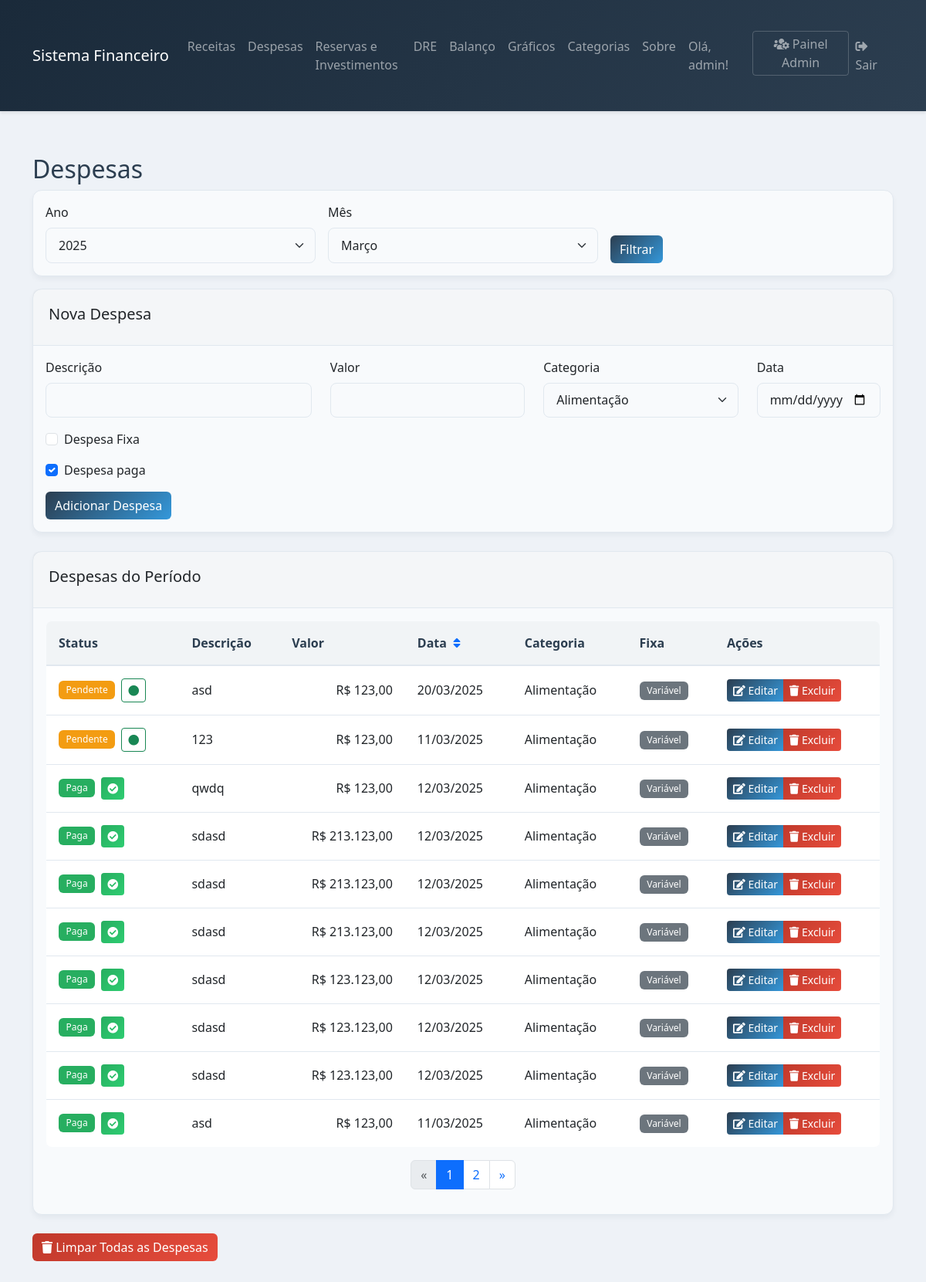
/despesas (signed in), run on the app's committed database.
### models.py (models this page shows, shortened)
class Usuario(db.Model):
    __tablename__ = 'usuario'
    id = db.Column(db.Integer, primary_key=True)
    username = db.Column(db.String(80), unique=True, nullable=False)
    senha_hash = db.Column(db.String(128))
    is_admin = db.Column(db.Boolean, default=False)
    despesas = db.relationship('Despesa', backref='usuario', lazy=True)
    receitas = db.relationship('Receita', backref='usuario', lazy=True)

class Despesa(db.Model):
    __tablename__ = 'despesas'
    id = db.Column(db.Integer, primary_key=True)
    descricao = db.Column(db.String(100), nullable=False)
    valor = db.Column(db.Float, nullable=False)
    data = db.Column(db.Date, nullable=False)
    categoria_id = db.Column(db.Integer, db.ForeignKey('categoria.id'), nullable=False)
    usuario_id = db.Column(db.Integer, db.ForeignKey('usuario.id'), nullable=False)
    fixa = db.Column(db.Boolean, default=False)
    pago = db.Column(db.Boolean, default=False)
    num_repeticoes = db.Column(db.Integer, default=12)
    categoria = db.relationship('Categoria', lazy=True)

class Categoria(db.Model):
    __tablename__ = 'categoria'
    id = db.Column(db.Integer, primary_key=True)
    nome = db.Column(db.String(50), nullable=False)
    tipo = db.Column(db.String(20), nullable=False)  # 'receita' ou 'despesa'

### app.py (the view, shortened to what this page needs)
@app.route('/despesas', methods=['GET', 'POST'])
@login_required
def despesas():
    usuario_id = Usuario.query.filter_by(username=session['usuario']).first().id
    hoje = date.today()
    if request.method == 'POST':
        ano = int(request.form.get('ano', hoje.year))
        mes = int(request.form.get('mes', hoje.month))
    else:
        ano_param = request.args.get('ano', '')
        mes_param = request.args.get('mes', '')
        ano = int(ano_param) if ano_param.strip() else hoje.year
        mes = int(mes_param) if mes_param.strip() else hoje.month
    inicio = date(ano, mes, 1)
    fim = inicio + relativedelta(months=1, days=-1)
    page = request.args.get('page', 1, type=int)
    per_page = 10  # Número de itens por página
    sort_by = request.args.get('sort_by', 'status')  # Padrão é ordenar por status (pendentes primeiro)
    categorias = Categoria.query.filter_by(tipo='despesa').all()
    query = Despesa.query.filter(
        Despesa.usuario_id == usuario_id,
        Despesa.data >= inicio,
        Despesa.data <= fim
    )
    if sort_by == 'data':
        query = query.order_by(Despesa.data.asc())  # Modificado para asc()
    else:  # status é o padrão
        query = query.order_by(Despesa.pago.asc(), Despesa.data.desc())
    despesas = query.paginate(page=page, per_page=per_page, error_out=False)
    return render_template('despesas.html',
                         despesas=despesas,
                         categorias=categorias,
                         anos=range(2024, hoje.year + 11),
                         meses=MESES,
                         mes_atual=mes,
                         ano_atual=ano,
                         hoje=hoje,
                         sort_by=sort_by)

### templates/despesas.html (shortened to what this page needs)
{% extends "base.html" %}
{% from 'componentes/paginacao.html' import render_pagination %}
{% block content %}
<div class="container mt-4">
    <h2>Despesas</h2>
    {% include 'componentes/filtro_periodo.html' %}
    <div class="card mb-4">
        <div class="card-header">
            <h5>Nova Despesa</h5>
        </div>
        <div class="card-body">
            <form method="POST">
                <div class="row">
                    <div class="col-md-4 mb-3">
                        <label for="descricao" class="form-label">Descrição</label>
                        <input type="text" class="form-control" id="descricao" name="descricao" required>
                    </div>
                    <div class="col-md-3 mb-3">
                        <label for="valor" class="form-label">Valor</label>
                        <input type="number" step="0.01" class="form-control" id="valor" name="valor" required>
                    </div>
                    <div class="col-md-3 mb-3">
                        <label for="categoria" class="form-label">Categoria</label>
                        <select class="form-select" id="categoria" name="categoria" required>
                            {% for categoria in categorias %}
                                <option value="{{ categoria.id }}">{{ categoria.nome }}</option>
                            {% endfor %}
                        </select>
                    </div>
                    <div class="col-md-2 mb-3">
                        <label for="data" class="form-label">Data</label>
                        <input type="date" class="form-control" id="data" name="data" required>
                    </div>
                </div>
                <div class="mb-3 form-check">
                    <input type="checkbox" class="form-check-input" id="fixa" name="fixa">
                    <label class="form-check-label" for="fixa">Despesa Fixa</label>
                </div>
                <div class="mb-3">
                    <div class="form-check">
                        <input type="checkbox" class="form-check-input" id="pago" name="pago" checked>
                        <label class="form-check-label" for="pago">Despesa paga</label>
                    </div>
                </div>
                <button type="submit" class="btn btn-primary">Adicionar Despesa</button>
            </form>
        </div>
    </div>
    <div class="card">
        <div class="card-header">
            <h5>Despesas do Período</h5>
        </div>
        <div class="card-body">
            <div class="table-responsive">
                <table class="table">
                    <thead>
                        <tr>
                            <th>Status</th>
                            <th>Descrição</th>
                            <th>Valor</th>
                            <th>
                                <div class="d-flex align-items-center">
                                    Data
                                    <a href="{{ url_for('despesas', sort_by='data' if sort_by != 'data' else 'status', ano=ano_atual, mes=mes_atual) }}"
                                       class="ms-2 text-decoration-none">
                                        <i class="fas fa-sort"></i>
                                    </a>
                                </div>
                            </th>
                            <th>Categoria</th>
                            <th>Fixa</th>
                            <th class="table-action-column">Ações</th>
                        </tr>
                    </thead>
                    <tbody>
                        {% for despesa in despesas %}
                        <tr data-id="{{ despesa.id }}" class="despesa-row">
                            <td>
                                <div class="d-flex align-items-center gap-2">
                                    <span class="badge {{ 'bg-success' if despesa.pago else 'bg-warning' }}">
                                        {{ 'Paga' if despesa.pago else 'Pendente' }}
                                    </span>
                                    <form action="{{ url_for('toggle_despesa_paga', id=despesa.id) }}" method="POST" style="display: inline;">
                                        <button type="submit" class="btn btn-sm {{ 'btn-success' if despesa.pago else 'btn-outline-success' }} d-none d-md-inline-block">
                                            <i class="fas {{ 'fa-check-circle' if despesa.pago else 'fa-circle' }}"></i>
                                        </button>
                                    </form>
                                </div>
                            </td>
                            <td>{{ despesa.descricao }}</td>
                            <td class="text-end">
                                R$ {{ '{:,.2f}'.format(despesa.valor|float).replace(',', '_').replace('.', ',').replace('_', '.') }}
                            </td>
                            <td>{{ despesa.data.strftime('%d/%m/%Y') }}</td>
                            <td>{{ despesa.categoria.nome }}</td>
                            <td>
                                <span class="badge {{ 'bg-info' if despesa.fixa else 'bg-secondary' }}">
                                    {{ 'Fixa' if despesa.fixa else 'Variável' }}
                                </span>
                            </td>
                            <td class="table-action-column">
                                <div class="btn-group" role="group">
                                    <a href="{{ url_for('editar_despesa', id=despesa.id) }}" class="btn btn-sm btn-primary d-none d-md-inline-block">
                                        <i class="fas fa-edit"></i> Editar
                                    </a>
                                    <button type="button" class="btn btn-sm btn-danger d-none d-md-inline-block"
                                            onclick="confirmarExclusao(`{{ url_for('excluir_despesa', id=despesa.id) }}`)">
                                        <i class="fas fa-trash"></i> Excluir
                                    </button>
                                </div>
                            </td>
                        </tr>
                        {% endfor %}
                    </tbody>
                </table>
                {{ render_pagination(despesas, 'despesas') }}
            </div>
        </div>
    </div>
    <div class="mt-4">
        <button type="button" class="btn btn-danger" data-bs-toggle="modal" data-bs-target="#modalLimparDespesas">
            <i class="fas fa-trash"></i> Limpar Todas as Despesas
        </button>
    </div>
</div>
{% endblock %}

### templates/base.html (shortened to what this page needs)
<!DOCTYPE html>
<html lang="pt-br">
<head>
    <link href="https://cdn.jsdelivr.net/npm/bootstrap@5.3.0/dist/css/bootstrap.min.css" rel="stylesheet">
    <link href="https://cdnjs.cloudflare.com/ajax/libs/font-awesome/5.15.4/css/all.min.css" rel="stylesheet">
</head>
<body>
    {% if 'usuario' in session %}
    <nav class="navbar navbar-expand-lg navbar-dark bg-dark">
        <div class="container">
            <a class="navbar-brand" href="{{ url_for('index') }}">Sistema Financeiro</a>
            <div class="collapse navbar-collapse" id="navbarNav">
                <ul class="navbar-nav me-auto">
                    <li class="nav-item">
                        <a class="nav-link" href="{{ url_for('receitas') }}">Receitas</a>
                    </li>
                    <li class="nav-item">
                        <a class="nav-link" href="{{ url_for('despesas') }}">Despesas</a>
                    </li>
                    <li class="nav-item">
                        <a class="nav-link" href="{{ url_for('reservas') }}">Reservas e Investimentos</a>
                    </li>
                    <li class="nav-item">
                        <a class="nav-link" href="{{ url_for('dre') }}">DRE</a>
                    </li>
                    <li class="nav-item">
                        <a class="nav-link" href="{{ url_for('balanco') }}">Balanço</a>
                    </li>
                    <li class="nav-item">
                        <a class="nav-link" href="{{ url_for('graficos') }}">Gráficos</a>
                    </li>
                    <li class="nav-item">
                        <a class="nav-link" href="{{ url_for('categorias') }}">Categorias</a>
                    </li>
                    <li class="nav-item">
                        <a class="nav-link" href="{{ url_for('sobre') }}">Sobre</a>
                    </li>
                </ul>
                <ul class="navbar-nav">
                    <li class="nav-item">
                        <span class="nav-link">Olá, {{ session['usuario'] }}!</span>
                    </li>
                    {% if session.get('is_admin') %}
                    <li class="nav-item">
                        <a class="nav-link btn btn-outline-light btn-sm admin-btn" href="{{ url_for('admin_usuarios') }}">
                            <i class="fas fa-users-cog"></i> Painel Admin
                        </a>
                    </li>
                    {% endif %}
                    <li class="nav-item">
                        <a class="nav-link" href="{{ url_for('logout') }}">
                            <i class="fas fa-sign-out-alt"></i> Sair
                        </a>
                    </li>
                </ul>
            </div>
        </div>
    </nav>
    {% endif %}
    {% block content %}{% endblock %}
</body>
</html>

### templates/componentes/paginacao.html
{% macro render_pagination(pagination, endpoint) %}
    {% if pagination.pages > 1 %}
    <nav aria-label="Navegação de páginas">
        <ul class="pagination justify-content-center">
            <li class="page-item {% if not pagination.has_prev %}disabled{% endif %}">
                <a class="page-link"
                   href="{{ url_for(endpoint, page=pagination.prev_num if pagination.has_prev else 1, ano=ano_atual, mes=mes_atual) }}"
                   aria-label="Anterior">
                    <span aria-hidden="true">&laquo;</span>
                </a>
            </li>
            {% for page in pagination.iter_pages(left_edge=2, left_current=2, right_current=3, right_edge=2) %}
                {% if page %}
                    <li class="page-item {% if page == pagination.page %}active{% endif %}">
                        <a class="page-link" href="{{ url_for(endpoint, page=page if page else 1, ano=ano_atual, mes=mes_atual) }}">
                            {{ page }}
                        </a>
                    </li>
                {% else %}
                    <li class="page-item disabled">
                        <span class="page-link">...</span>
                    </li>
                {% endif %}
            {% endfor %}
            <li class="page-item {% if not pagination.has_next %}disabled{% endif %}">
                <a class="page-link"
                   href="{{ url_for(endpoint, page=pagination.next_num if pagination.has_next else pagination.pages, ano=ano_atual, mes=mes_atual) }}"
                   aria-label="Próximo">
                    <span aria-hidden="true">&raquo;</span>
                </a>
            </li>
        </ul>
    </nav>
    {% endif %}
{% endmacro %}

### templates/componentes/filtro_periodo.html
<div class="card mb-3">
    <div class="card-body">
        <form method="POST" class="row g-3">
            <div class="col-md-4">
                <label class="form-label">Ano</label>
                <select name="ano" class="form-select">
                    {% for ano in anos %}
                    <option value="{{ ano }}" {% if ano == ano_atual %}selected{% endif %}>
                        {{ ano }}
                    </option>
                    {% endfor %}
                </select>
            </div>
            <div class="col-md-4">
                <label class="form-label">Mês</label>
                <select name="mes" class="form-select">
                    {% for i in range(1, 13) %}
                    <option value="{{ i }}" {% if i == mes_atual %}selected{% endif %}>
                        {{ meses[i-1] }}
                    </option>
                    {% endfor %}
                </select>
            </div>
            <div class="col-md-4 d-flex align-items-end">
                <button type="submit" class="btn btn-primary">Filtrar</button>
            </div>
        </form>
    </div>
</div>

### data on the page
Usuario: usuario "admin"
Despesa: pago "Pendente", descricao "asd", valor "123,00", data "20/03/2025", categoria.nome "Alimentação", fixa "Variável"
Despesa: pago "Pendente", descricao "123", valor "123,00", data "11/03/2025", categoria.nome "Alimentação", fixa "Variável"
Despesa: pago "Paga", descricao "qwdq", valor "123,00", data "12/03/2025", categoria.nome "Alimentação", fixa "Variável"
Despesa: pago "Paga", descricao "sdasd", valor "213.123,00", data "12/03/2025", categoria.nome "Alimentação", fixa "Variável"
Despesa: pago "Paga", descricao "sdasd", valor "213.123,00", data "12/03/2025", categoria.nome "Alimentação", fixa "Variável"
Despesa: pago "Paga", descricao "sdasd", valor "213.123,00", data "12/03/2025", categoria.nome "Alimentação", fixa "Variável"
Despesa: pago "Paga", descricao "sdasd", valor "123.123,00", data "12/03/2025", categoria.nome "Alimentação", fixa "Variável"
Despesa: pago "Paga", descricao "sdasd", valor "123.123,00", data "12/03/2025", categoria.nome "Alimentação", fixa "Variável"
Despesa: pago "Paga", descricao "sdasd", valor "123.123,00", data "12/03/2025", categoria.nome "Alimentação", fixa "Variável"
Despesa: pago "Paga", descricao "asd", valor "123,00", data "11/03/2025", categoria.nome "Alimentação", fixa "Variável"

### other printed values
{{ page }} "1" "2"
form field ano "2025"
form field mes "Março"
form field categoria "Alimentação"
